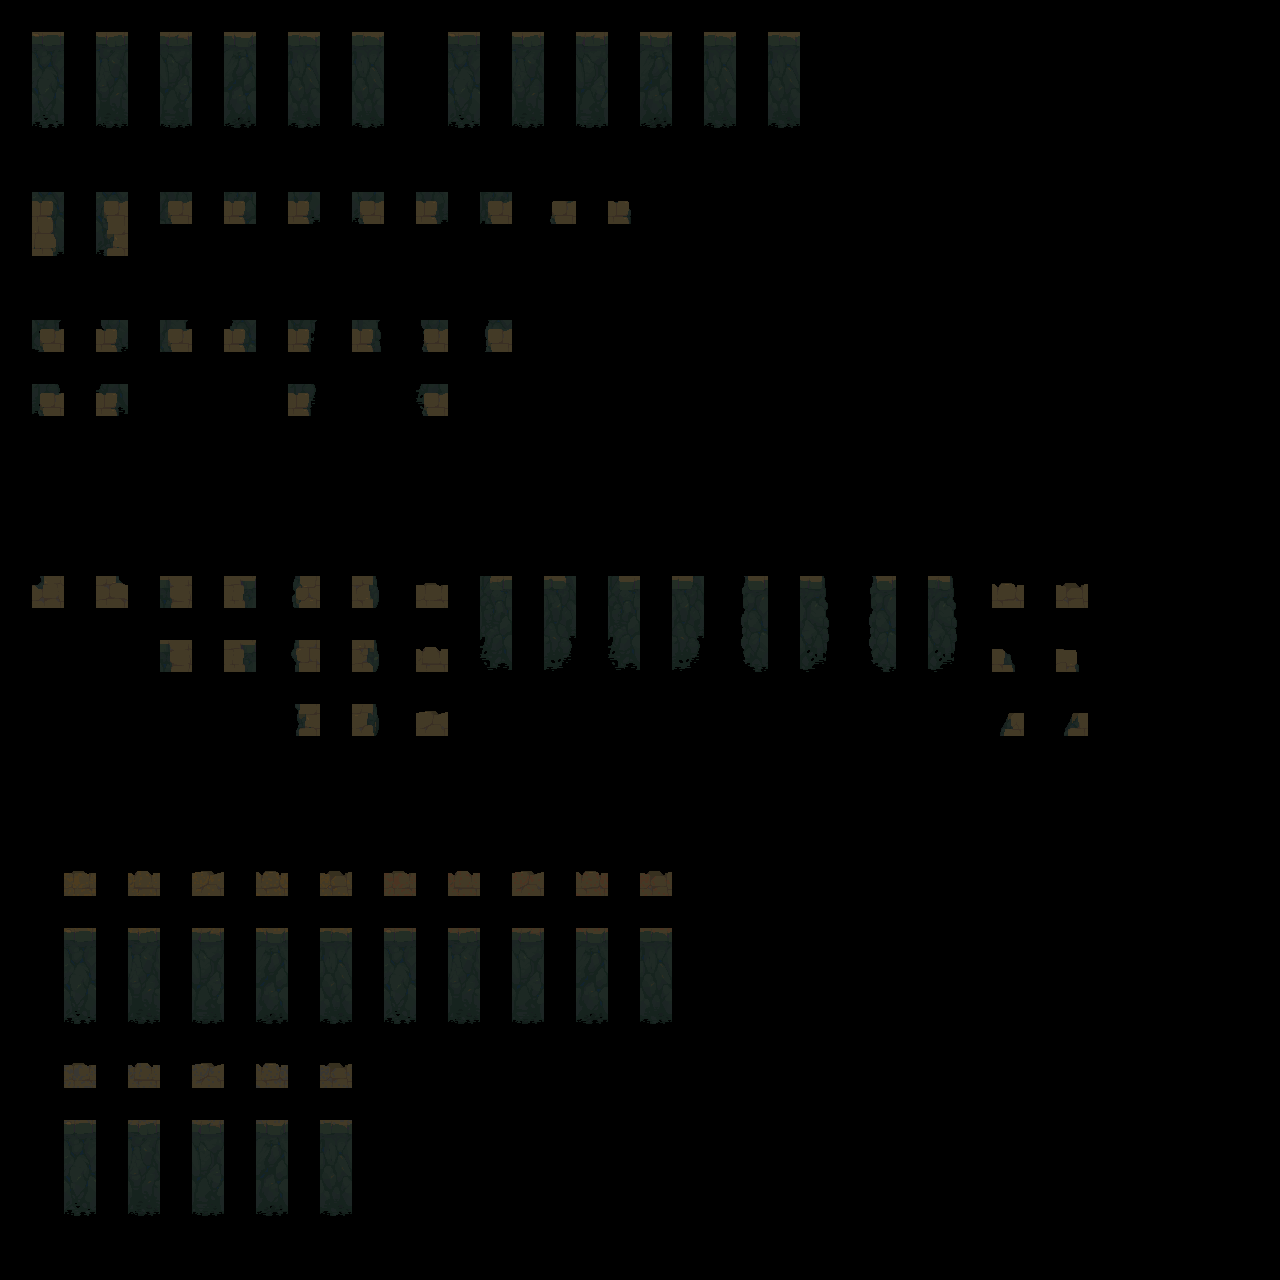

Below is a game level as drawn by its tile map, then a one-line description and the .tmx that defines it (tile-layer data replaced by summaries):
An orthogonal 40x40 tile map with 32x32 px tiles, 2 tile layers (input_plats, output_plats) and 4 objects.

<map version="1.9" tiledversion="1.9.2" orientation="orthogonal" renderorder="right-down" width="40" height="40" tilewidth="32" tileheight="32" infinite="0" nextlayerid="4" nextobjectid="8">
 <properties>
  <property name="MatchInOrder" type="bool" value="true" />
 </properties>
 <tileset firstgid="1" source="../Tilesets/The depths-Tileset-Platform2.tsx" />
 <layer id="1" name="input_plats" width="40" height="40" opacity="0.83">
  <data>[1600 cells, 165 non-empty, 46 distinct tile ids]</data>
 </layer>
 <layer id="2" name="output_plats" width="40" height="40">
  <data>[1600 cells, 165 non-empty, 165 distinct tile ids]</data>
 </layer>
 <objectgroup id="3" name="rule_options" offsetx="-10.6667" offsety="-16.6667">
  <object id="2" x="28" y="180.667" width="917.333" height="320">
   <properties>
    <property name="Disabled" type="bool" value="false" />
    <property name="Probability" type="float" value="0.25" />
   </properties>
  </object>
  <object id="4" x="29.6667" y="568.333" width="1109.23" height="205">
   <properties>
    <property name="Probability" type="float" value="0.25" />
   </properties>
  </object>
  <object id="5" x="30.667" y="28.6667" width="915" height="129">
   <properties>
    <property name="Probability" type="float" value="0.15" />
   </properties>
  </object>
  <object id="7" x="40.0517" y="867.167" width="1109.23" height="401">
   <properties>
    <property name="Probability" type="float" value="0.25" />
   </properties>
  </object>
 </objectgroup>
</map>
